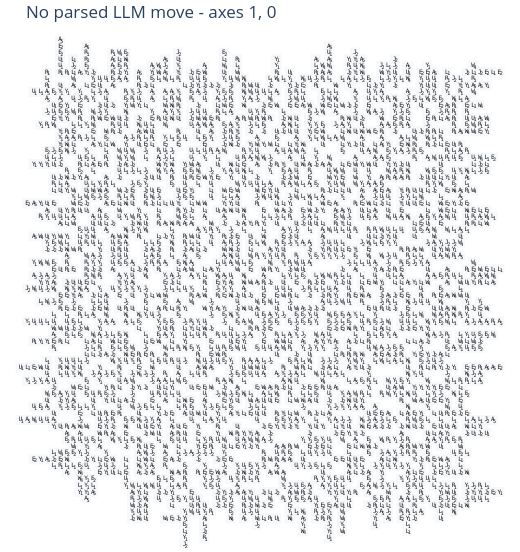

Notebook source saved alongside this figure:
### Markdown cell above
## Board visualization — parsed move

Blue = newly placed tile, green = reused tile that matches, red = symbol conflict.

### Code cell
view.show_all(figures.plot_attempt_move(context, move_source="parsed"))
